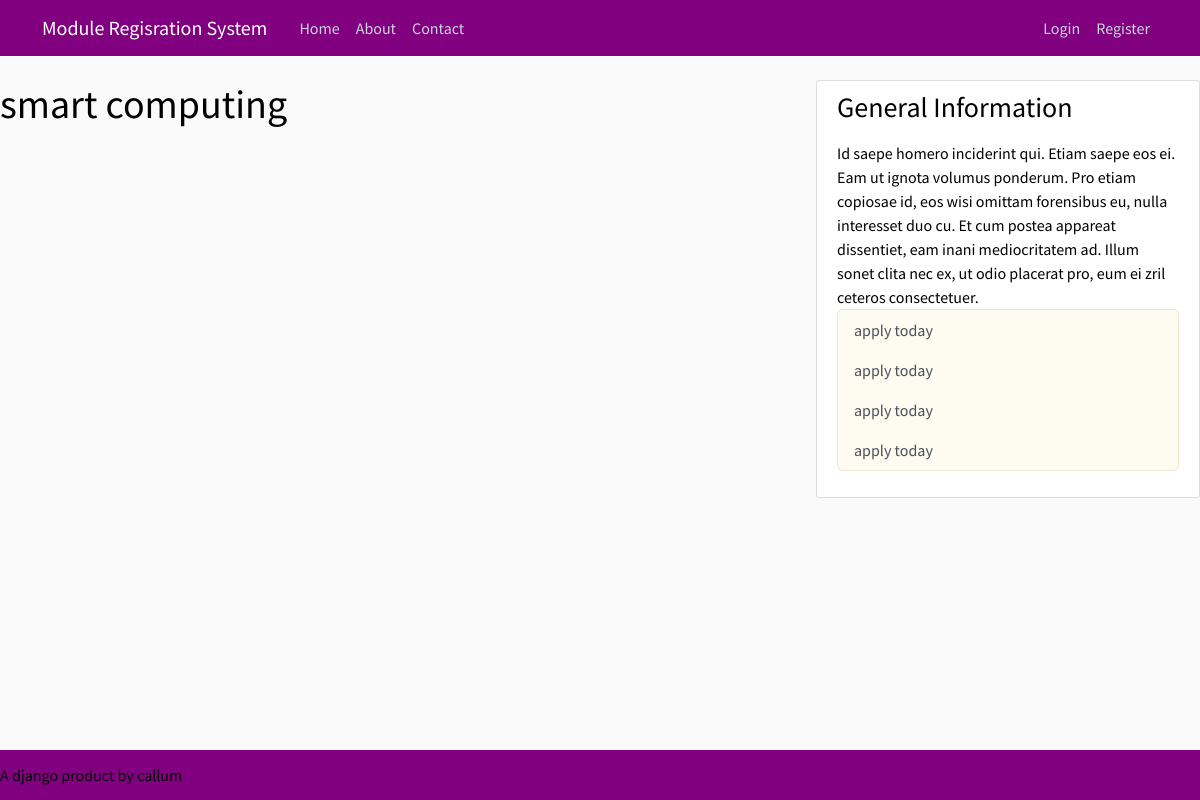
Before: /course/2 with the older database file.
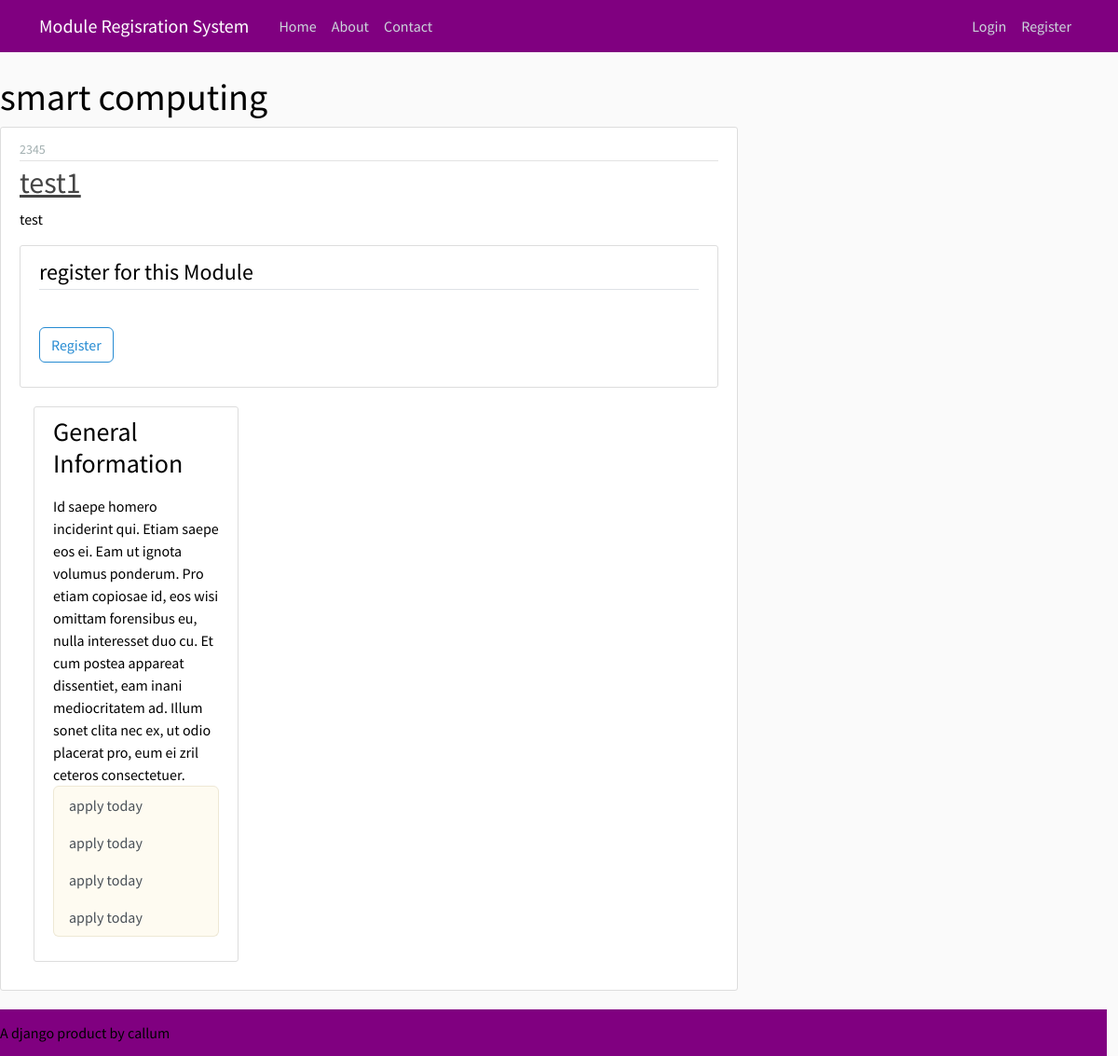
After: the same page with the newer database file.
### ModuleRegisrationSystem/models.py (models this page shows)
class Module(models.Model):
    Name = models.CharField(max_length = 100)
    Code = models.CharField(max_length = 100)
    Credit = models.CharField(max_length = 100)
    Category = models.CharField(max_length = 100)
    details = models.TextField()
    Availbity = models.CharField(max_length= 100, choices= [('yes', 'yes'), ('no', 'no')],default= 'yes')
    Groups = models.ManyToManyField(Group,related_name= 'modules')
    def __str__(self):
        return f'{self.Name}'

### ModuleRegisrationSystem/views.py (the view)
# urls.py: path('course/<int:pk>', moduleregistration_views.CourseDetailView.as_view(template_name ='ModuleRegisrationSystem/course_details.html'), name='course')
class CourseDetailView(DetailView):
    model = Group

### ModuleRegisrationSystem/templates/ModuleRegisrationSystem/course_details.html (shortened to what this page needs)
{% extends "ModuleRegisrationSystem/base.html" %}
{% block content %}
{% load crispy_forms_tags %}
    <h1>{{ group.name }}</h1>
    {% for module in group.modules.all %}
    <article class="media content-section">
        <div class="media-body">
        <div class="article-metadata">
            <small class="text-muted">{{ module.Code }}</small>
    </div>
    <h2><a class="article-title" href="#">{{ module }}</a></h2>
    <p class="article-content">{{ module.details }}</p>
    <div class="content-section">
        <form method="POST" action="{% url 'ModuleRegisrationSystem:module-registration' module.id group.id %}">
        <fieldset class="form-group">
            <legend class="border-bottom mb-4">
                register for this Module
            </legend>
        </fieldset>
        <div class="form-group">
                <button class="btn btn-outline-info" type="submit">
                    Register
                </button>
            </div>
        </form>
    {% endfor %}
{% endblock content %}

Changed rows visible on the page:
added Module: Code "2345", Name "test1", details "test"
